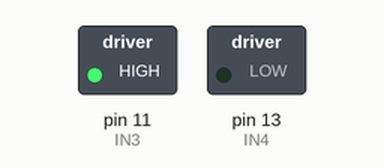
Recording of a program running on a simulated Raspberry Pi (header pin numbers). Parts: switched loads named in the program (green lamp = pin HIGH). At 0.0 s the program stops and its outputs stay as they are.

Above: at 0.1 s.
Timing chart, 0 to 1.5 s (numbered marks = the images above):
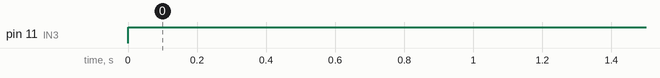

Measured:
- by itself, pin 11 (IN3): LOW → HIGH at 0.00 s

The program:

dianjiz.py
```python
#!/usr/bin/python
# -*- coding: utf-8 -*-

import RPi.GPIO as GPIO
import time

#
# 红板 L298N电机驱动板模块
#IN1 IN2输入PWM信号驱动电机1的转速和方向
#IN3 IN4输入PWM信号驱动电机2的转速和方向
#
IN3=11
IN4=13

if __name__ == '__main__':
    GPIO.setmode(GPIO.BOARD)
    GPIO.setup(IN3, GPIO.OUT)
    GPIO.setup(IN4, GPIO.OUT)
    GPIO.output(IN3, GPIO.HIGH) #or output(IN3, GPIO.True)
    GPIO.output(IN4, GPIO.LOW) #or output(IN4, GPIO.False)
```
